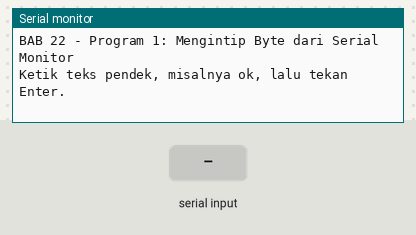
This sketch was run on a simulated ESP32. On the bench: the last lines printed to the serial monitor. The test bench sets the inputs (shaded band).

Above: at 1.2 s.
1.3 s: "1\n" received over Serial
At 2.2 s:
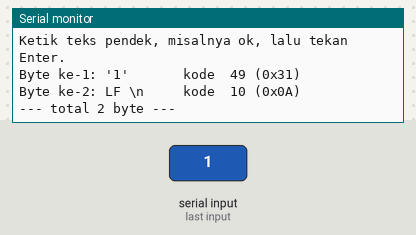
2.8 s: "0\n" received over Serial
At 2.96 s:
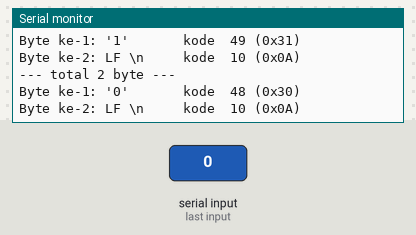
4.3 s: "2\n" received over Serial
At 5.7 s:
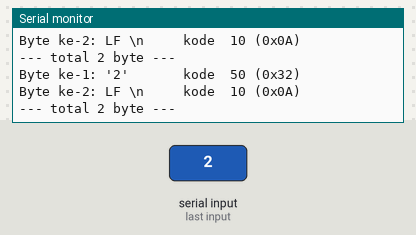

Measured:
- after the input at 1.3 s, the serial monitor: prints a new line at once (image 1)
- after the input at 2.8 s, the serial monitor: prints a new line at once (image 2)
- after the input at 4.3 s, the serial monitor: prints a new line at once (image 3)

The sketch:

p1_intip_byte.ino
```cpp
/*
 * BAB 22 - Program 1: Mengintip Byte dari Serial Monitor
 * Setiap byte yang tiba di ESP32 ditampilkan beserta kodenya, sehingga
 * terlihat karakter apa saja yang dikirim Serial Monitor, termasuk
 * karakter akhir baris (line ending) yang biasanya tak terlihat.
 *
 * Rangkaian: tidak ada, cukup kabel USB.
 * Alat uji : Serial Monitor, baud 115200. Coba keempat pilihan line ending.
 */

const unsigned long JEDA_AKHIR_PESAN = 200;  // ms tanpa byte baru = pesan selesai

int jumlahByte = 0;                    // banyak byte dalam pesan yang sedang diterima
unsigned long waktuByteTerakhir = 0;   // kapan byte terakhir tiba

void setup() {
  Serial.begin(115200);
  Serial.println("BAB 22 - Program 1: Mengintip Byte dari Serial Monitor");
  Serial.println("Ketik teks pendek, misalnya ok, lalu tekan Enter.");
}

void loop() {
  // Ambil hanya byte yang SUDAH tiba, tanpa menunggu (non-blocking)
  while (Serial.available() > 0) {
    int b = Serial.read();             // satu byte, nilainya 0-255
    jumlahByte++;
    waktuByteTerakhir = millis();

    // Siapkan nama yang mudah dibaca untuk byte ini
    char nama[12];
    if (b == '\r') {
      strcpy(nama, "CR \\r");          // tercetak: CR \r
    } else if (b == '\n') {
      strcpy(nama, "LF \\n");          // tercetak: LF \n
    } else if (b >= 32 && b <= 126) {  // huruf, angka, tanda baca, spasi
      snprintf(nama, sizeof(nama), "'%c'", b);
    } else if (b >= 128) {             // bagian dari huruf di luar ASCII, misalnya é
      strcpy(nama, "non-ASCII");
    } else {
      strcpy(nama, "kontrol");         // karakter kendali lain, misalnya Tab
    }

    Serial.printf("Byte ke-%d: %-9s kode %3d (0x%02X)\n", jumlahByte, nama, b, b);
  }

  // Tidak ada byte baru selama 200 ms → anggap satu pesan sudah selesai
  if (jumlahByte > 0 && millis() - waktuByteTerakhir >= JEDA_AKHIR_PESAN) {
    Serial.printf("--- total %d byte ---\n", jumlahByte);
    Serial.println();
    jumlahByte = 0;
  }
}
```
